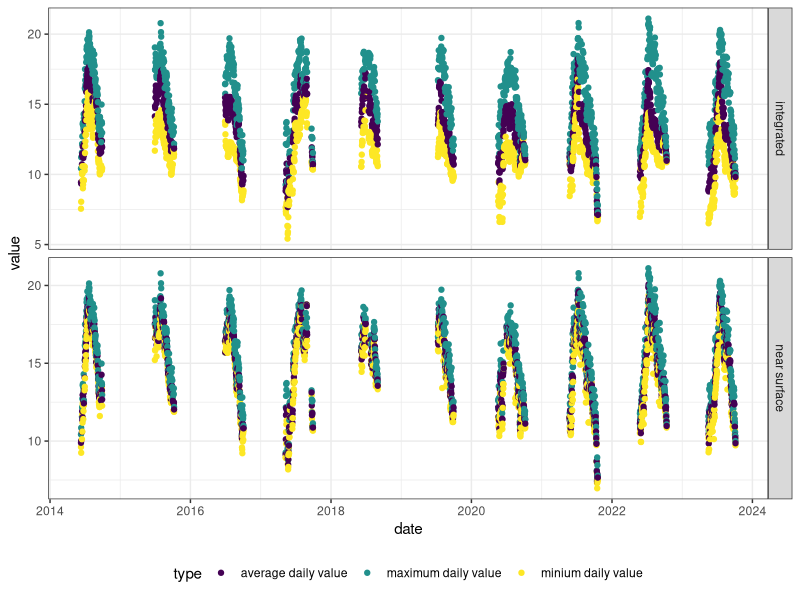
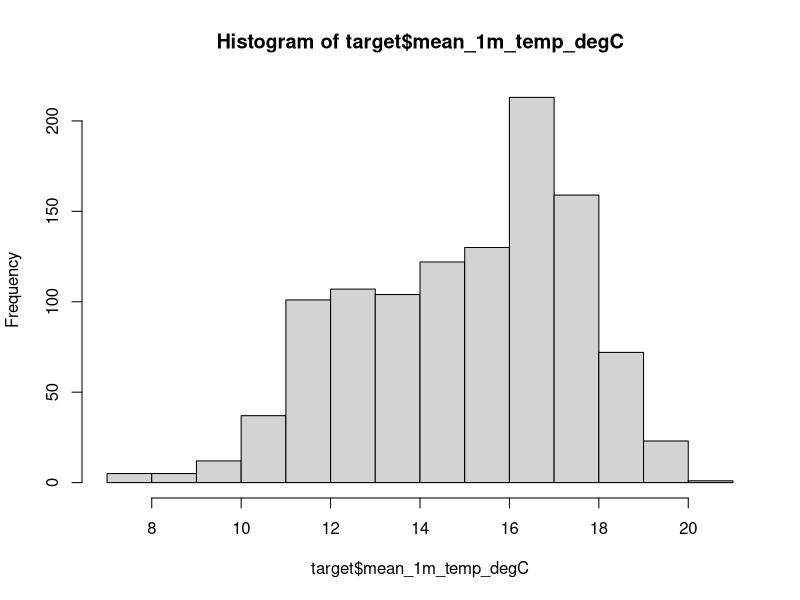
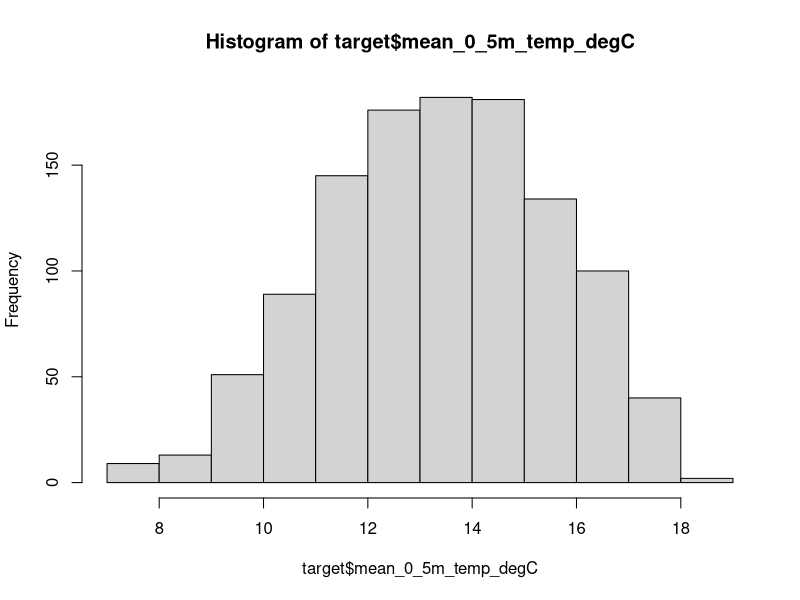

R code for these plots, in order:
## ---- chunk 1
library(tidyverse)
## ---- chunk 2
buoy <- read_csv("model_submodule/model_dev/data/SMR_buoy_daily_summary.csv")
buoy_vert <- buoy %>% 
  pivot_longer(cols = !date,
               names_to = "parameter",
               values_to = "value") %>% 
  mutate(depth = case_when(grepl("1m", parameter) ~ "near surface",
                           grepl("0_5m", parameter) ~ "integrated",
                           .default = NA_character_),
         type = case_when(grepl("min", parameter) ~ "minium daily value",
                          grepl("mean", parameter) ~ "average daily value",
                          grepl("max", parameter) ~ "maximum daily value",
                          grepl("sd", parameter) ~ "standard deviation of the mean",
                          .default = NA_character_))
buoy_vert %>% 
  filter(!grepl("sd", parameter)) %>% 
  ggplot(., aes(x = date, y = value, color = type)) +
  geom_point() +
  facet_grid(depth ~ ., scales = "free_y") +
  theme_bw() +
  scale_color_viridis_d() +
  theme(legend.position = "bottom")
## ---- chunk 3
target <- buoy %>% 
  select(date, mean_1m_temp_degC, mean_0_5m_temp_degC)

# and quick histograms
hist(target$mean_1m_temp_degC)
hist(target$mean_0_5m_temp_degC)
